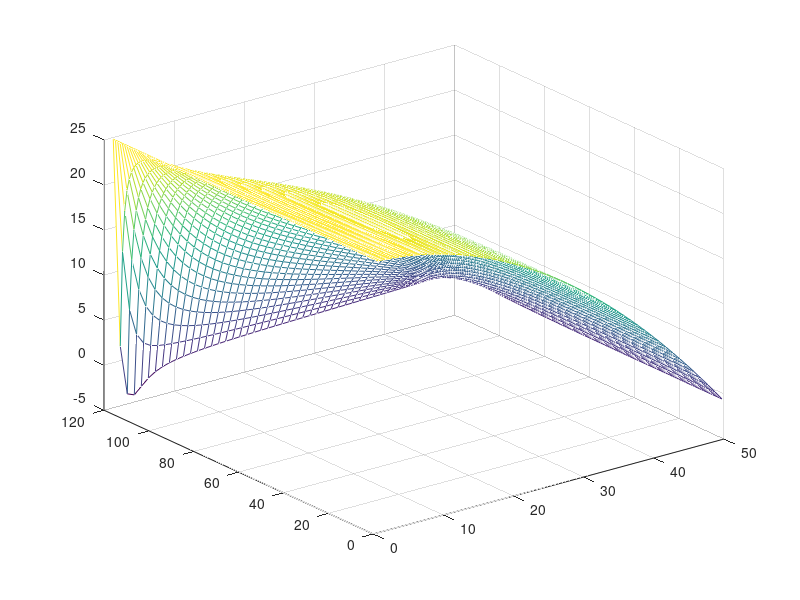

MATLAB code for this plot:
%%% Part 2 of CE2. David Ahnlund and Emil Gestsson
clear, clc;
%Coefficients
Lx = 12; Ly = 5; T_ext = 25;

%% A

N = 60*2; M = 25*2;
h = Lx/N;  %should be same as Ly/M
F = 2 * ones(N-1,M-1);

Sx = 1/h^2 * (diag(-ones(N-2,1),-1)+diag(2*ones(N-1,1),0) + diag(-ones(N-2,1),1));
Sy = 1/h^2 * (diag(-ones(M-2,1),-1)+diag(2*ones(M-1,1),0) + diag(-ones(M-2,1),1));

%Boundary condition for x
Sx(1,1) = 2/(3*h^2); Sx(1,2) = -2/(3*h^2);
Sx(end,end) = 2/(3*h^2); Sx(end, end-1) = 4/(3*h^2);

%Boundary condition for y
Sy(end,end) = 2/(3*h^2); Sy(end, end-1) = 4/(3*h^2);

A = kron(eye(size(Sy)),Sx) + kron(Sy, eye(size(Sx)));

F(:,1) = F(:,1) + T_ext/h^2;

f = reshape(F, (N-1)*(M-1),1);

t = A\f;

T = reshape(t, (N-1), (M-1));
T0 = T_ext * ones(N-1,1);
T = [T0 T];

mesh(T)
